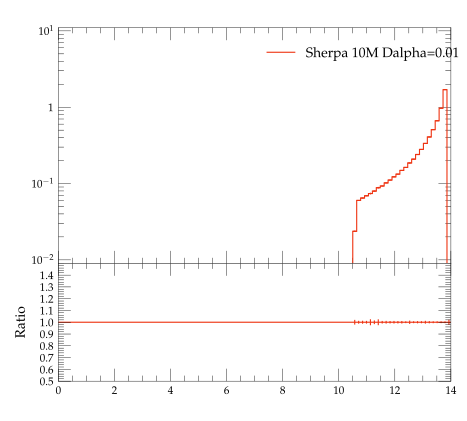

Generate this figure with Python:
#! /usr/bin/env python

# This Python script was auto-generated using YODA v2.0.0.
# Analysis object: /evtb/cutEg_tjb_m
# Timestamp: 13-04-2024 (01:44:13)

import matplotlib as mpl
import matplotlib.pyplot as plt
mpl.use('Agg') # comment out for interactive use
import os
import numpy as np

plotDir = os.path.split(os.path.realpath(__file__))[0]
if 'YODA_USER_PLOT_PATH' in globals():
    plot_outdir = globals()['YODA_USER_PLOT_PATH']
else:
    plot_outdir = plotDir

#plot style
plt.style.use(os.path.join(plotDir, '../default.mplstyle'))
# plot metadata
figW, figH = plt.rcParams['figure.figsize']
ax_xLabel = r''
ax_yLabel = r''
ax_title  = r''
ax_xScale = 'linear'
ax_yScale = 'log'
xLims = (0.0, 14.0)
yLims = (0.009000000000000001, 11.0)

# TeX-friendly labels for the legend
labels = [ r"Sherpa 10M Dalpha=0.01" ]

# Create figure and axis objects
fig, (ax, ratio0_ax) = plt.subplots(2, 1, sharex=True,
                  figsize=(figW,figH), gridspec_kw={'height_ratios': (2, 1)})
ratio0_ax.yaxis.set_major_locator(mpl.ticker.MultipleLocator(0.1))
ratio0_ax.set_ylim(0.5, 1.4999)
ratio0_ax.set_ylabel('Ratio')

# LineColor map: curve index -> color
linecolors = {0: '#EE3311'}
# the numerical data is stored in a separate file
dataf = dict()
prefix = os.path.split(__file__)[0]
if prefix:    prefix = prefix + '/'
exec(open(prefix+'cutEg_tjb_m__data.py').read(), dataf)


legend_handles = [] # keep track of handles for the legend

# style options for curves
# starts at zorder>=5 to draw curve on top of legend
styles = {
  'curve0': {
    'color' : linecolors[0],
    'linestyle' : '-',
    'marker' : 'o',
    'zorder' : 5,
    'histstyle' : True,
  },
}
# curve from input yoda files in main panel
for label in dataf['yvals'].keys():
    if all(np.isnan(v) for v in dataf['yvals'][label]):
        continue
    tmp = None
    if styles[label]['histstyle']: # draw as histogram
        tmp, = ax.plot(dataf['xedges'], dataf['yedges'][label],
                       color=styles[label]['color'],
                       linestyle=styles[label]['linestyle'],
                       drawstyle='steps-pre', solid_joinstyle='miter',
                       zorder=styles[label]['zorder'], label=label)
        ax.errorbar(dataf['xpoints'], dataf['yvals'][label], color=styles[label]['color'],
                    xerr=dataf['xerrs'], yerr=[dataf['ydowns'][label], dataf['yups'][label]],
                    linestyle='none', zorder=styles[label]['zorder'])
    else: # draw as scatter
        tmp = ax.errorbar(dataf['xpoints'], dataf['yvals'][label],
                          xerr=dataf['xerrs'],
                          yerr=[ dataf['ydowns'][label],
                          dataf['yups'][label] ],
                          fmt=styles[label]['marker'],
                          ecolor=styles[label]['color'],
                          color=styles[label]['color'], zorder=2)
        tmp[-1][0].set_linestyle(styles[label]['linestyle'])
    legend_handles += [tmp]
    for varLabel in dataf['variation_yvals'].keys():
        if varLabel.startswith(label):
            tmp, = ax.plot(dataf['xedges'], dataf['variation_yvals'][varLabel],
                           color=styles[label]['color'],
                           linestyle=styles[label]['linestyle'],
                           drawstyle='steps-pre', solid_joinstyle='miter',
                           zorder=styles[label]['zorder'], alpha=0.5)


# plots on ratio panel
# curve from input yoda files in ratio panel
for label, yvals in dataf['ratio0_yvals'].items():
    if all(np.isnan(v) for v in yvals):
        continue
    if styles[label]['histstyle']: # plot as histogram
        ratio0_ax.plot(dataf['xedges'], yvals,
                       color=styles[label]['color'],
                       linestyle=styles[label]['linestyle'],
                       drawstyle='steps-pre', zorder=1,
                       solid_joinstyle='miter')
        ratio0_ax.vlines(dataf['xpoints'],
                         dataf['ratio0_ymin'][label],
                         dataf['ratio0_ymax'][label],
                         color=styles[label]['color'], zorder=1)
    else: # plot as scatter
        tmp = ratio0_ax.errorbar(dataf['xpoints'],
                                 yvals, xerr=dataf['xerrs'],
                                 yerr=dataf['ratio0_yerrs'][label],
                                 fmt=styles[label]['marker'],
                                 ecolor=styles[label]['color'],
                                 color=styles[label]['color'])
        tmp[-1][0].set_linestyle(styles[label]['linestyle'])

    for varlabel in dataf['ratio0_variation_vals'].keys():
        if varlabel.startswith(label):
            ratio0_ax.plot(dataf['xedges'],
                            dataf['ratio0_variation_vals'][varlabel],
                            color=styles[label]['color'],
                            linestyle=styles[label]['linestyle'],
                            drawstyle='steps-pre', solid_joinstyle='miter',
                            zorder=1, alpha=0.5)

legend_pos = (0.5, 0.97)
ax.legend(legend_handles, labels, loc='upper left', bbox_to_anchor=legend_pos)

# set plot metadata as defined above
ratio0_ax.set_xlabel(ax_xLabel)
ratio0_ax.xaxis.set_label_coords(1., -.15)
ax.set_ylabel(ax_yLabel, loc='top')
ax.set_title(ax_title, loc='left')
ax.set_xscale(ax_xScale)
ax.set_yscale(ax_yScale)
ax.set_xlim(xLims)
ax.set_ylim(yLims)

# tick formatting
plt.rcParams['xtick.top'] = True
plt.rcParams['ytick.right'] = True
ax.yaxis.set_major_locator(mpl.ticker.LogLocator(base=10.0, numticks=np.inf))
ax.yaxis.set_minor_locator(mpl.ticker.LogLocator(
                           base=10.0, subs=np.arange(0.1, 1, 0.1), numticks=np.inf))
fig.align_ylabels((ax, ratio0_ax))
plt.savefig(os.path.join(plot_outdir, 'cutEg_tjb_m.pdf'), format='PDF')
plt.savefig(os.path.join(plot_outdir, 'cutEg_tjb_m.png'), format='PNG')

plt.close(fig)
